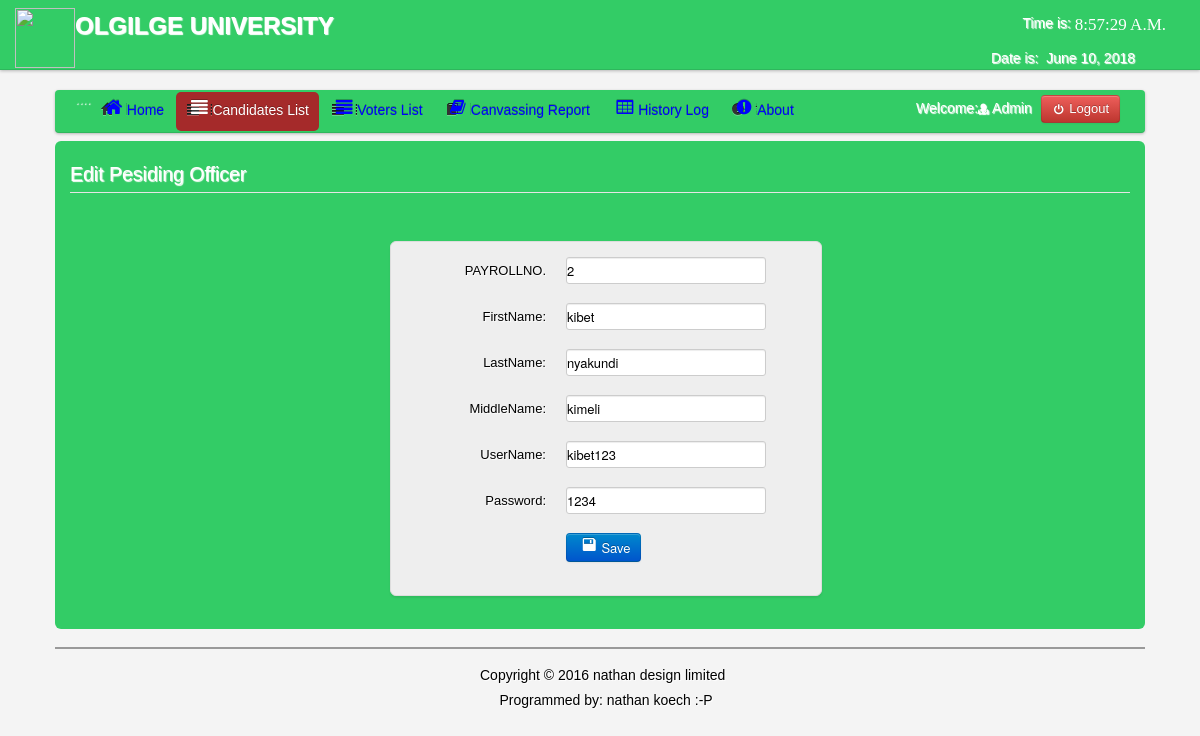
The app's page /voting/admin/edit_presiding.php?id=17 (signed in) with its own data.
### tables this page shows
CREATE TABLE IF NOT EXISTS `users` (
  `User_id` int(11) NOT NULL AUTO_INCREMENT,
  `FirstName` varchar(100) NOT NULL,
  `LastName` varchar(100) NOT NULL,
  `UserName` varchar(100) NOT NULL,
  `Password` varchar(100) NOT NULL,
  `User_Type` varchar(50) NOT NULL,
  PRIMARY KEY (`User_id`)
);

CREATE TABLE IF NOT EXISTS `presiding` (
  `VoterID` int(255) NOT NULL AUTO_INCREMENT,
  `PayrollNo` int(255) NOT NULL,
  `FirstName` varchar(150) NOT NULL,
  `LastName` varchar(150) NOT NULL,
  `MiddleName` varchar(100) NOT NULL,
  `UserName` varchar(100) NOT NULL,
  `Password` varchar(150) NOT NULL,
  `status` varchar(100) NOT NULL,
  `usertype` int(10) NOT NULL,
  PRIMARY KEY (`VoterID`)
);

### voting/admin/session.php (called while the page is built, shortened)
<?php
$id_session=$_SESSION['id'];
?>

### voting/admin/edit_presiding.php (the view, shortened to what this page needs)
<?php
include('header.php');
include('session.php');
$get_id=$_GET['id'];
?>
</head>
<body>
<?php include('nav_top.php'); ?>
<div class="wrapper">
<div class="home_body">
<div class="navbar">
	<div class="navbar-inner">
	<div class="container">
	<ul class="nav nav-pills">
	  <li>....</li>
	  <li><a href="home.php"><i class="icon-home icon-large"></i>Home</a></li>
	  <li class="active"><a  href="candidate_list.php"><i class="icon-align-justify icon-large"></i>Candidates List</a></li>
	  <li class=""><a  href="voter_list.php"><i class="icon-align-justify icon-large"></i>Voters List</a></li>
		 <li><a  href="canvassing_report.php"><i class="icon-book icon-large"></i>Canvassing Report</a></li>
		    <li><a  href="History.php"><i class="icon-table icon-large"></i>History Log</a>
		   <li><a data-toggle="modal" href="#about"><i class="icon-exclamation-sign icon-large"></i>About</a></li>
	 </ul>
	<form class="navbar-form pull-right">
		<?php $result=mysql_query("select * from users where User_id='$id_session'");
	$row=mysql_fetch_array($result);
	?>
	<font color="white">Welcome:<i class="icon-user-md"></i><?php echo $row['User_Type']; ?></font>
	<a class="btn btn-danger" id="logout" data-toggle="modal" href="#myModal"><i class="icon-off"></i>&nbsp;Logout</a>
	</form>
	</div>
	</div>
	</div>
	<div id="element" class="hero-body">
	<?php
	$result=mysql_query("select * from presiding where VoterID='$get_id'") or die(mysql_error());
	$row=mysql_fetch_array($result);
	?>
	<form method="POST"  class="form-horizontal" enctype="multipart/form-data">
    <fieldset>
    <legend><font color="white">Edit Pesiding Officer</font></legend>
	<div class="candidate_margin">
	<ul class="thumbnails_new_voter">
    <li class="span3">
    <div class="thumbnail_new_voter">
    	<div class="control-group">
    <label class="control-label" for="input01">PAYROLLNO.</label>
    <div class="controls">
    <input type="text" name="PayrollNo" class="PayrollNo" value="<?php echo $row['PayrollNo']; ?>">
    </div>
    </div>
	<div class="control-group">
    <label class="control-label" for="input01">FirstName:</label>
    <div class="controls">
    <input type="text" name="rfirstname" class="rfirstname" value="<?php echo $row['FirstName']; ?>">
    </div>
    </div>
	<div class="control-group">
    <label class="control-label" for="input01">LastName:</label>
    <div class="controls">
    <input type="text" name="rlastname" class="rlastname" value="<?php echo $row['LastName']; ?>">
    </div>
    </div>
	<div class="control-group">
    <label class="control-label" for="input01">MiddleName:</label>
    <div class="controls">
    <input type="text" name="rname" class="rname" value="<?php echo $row['MiddleName']; ?>">
    </div>
    </div>
	<div class="control-group">
    <label class="control-label" for="input01">UserName:</label>
    <div class="controls">
    <input type="text" name="UserName" class="UserName" value="<?php echo $row['UserName']; ?>">
    </div>
    </div>
<div class="control-group">
	<label class="control-label" for="input01">Password:</label>
    <div class="controls">
	<input type="text" name="Password" class="Password" value="<?php echo $row['Password']; ?>">
    </div>
    </div>
	<div class="control-group">
    <div class="controls">
	<button class="btn btn-primary" name="save"><i class="icon-save icon-large"></i>Save</button>
    </div>
    </div>
    </fieldset>
    </form>
	</div>
	<?php include('footer.php')?>
</div>
</div>
</body>
</html>

### voting/admin/css/Home.css (style rules this page uses)
* { margin:0; padding:0; }
body { font-family:"Trebuchet MS", "Myriad Pro", Arial, sans-serif; font-size:14px; background-color: #fff; background:#f4f4f4 url(../images/bg.gif) repeat top left; text-shadow:1px 1px 1px #fff; background-position: 0 0px; }
.wrapper { width:1090px; margin:10px auto; }
.navbar .navbar-inner { background: #3C6; }

### records on screen
users: User_Type "Admin"
presiding: PayrollNo "2", rfirstname "kibet", rlastname "nyakundi", rname "kimeli", UserName "kibet123", Password "1234"
